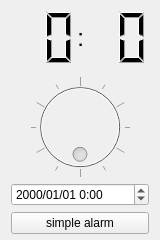
<?xml version="1.0" encoding="UTF-8"?>
<ui version="4.0">
 <class>MainWindow</class>
 <widget class="QMainWindow" name="MainWindow">
  <property name="geometry">
   <rect>
    <x>0</x>
    <y>0</y>
    <width>160</width>
    <height>240</height>
   </rect>
  </property>
  <property name="windowTitle">
   <string>MainWindow</string>
  </property>
  <widget class="QWidget" name="centralWidget">
   <layout class="QGridLayout" name="gridLayout">
    <property name="topMargin">
     <number>4</number>
    </property>
    <property name="bottomMargin">
     <number>6</number>
    </property>
    <property name="horizontalSpacing">
     <number>0</number>
    </property>
    <item row="1" column="0" colspan="3">
     <widget class="QDial" name="dial">
      <property name="enabled">
       <bool>false</bool>
      </property>
      <property name="maximum">
       <number>60</number>
      </property>
      <property name="wrapping">
       <bool>true</bool>
      </property>
      <property name="notchTarget">
       <double>10.000000000000000</double>
      </property>
      <property name="notchesVisible">
       <bool>true</bool>
      </property>
     </widget>
    </item>
    <item row="3" column="0" colspan="3">
     <widget class="QPushButton" name="pushButton">
      <property name="text">
       <string>simple alarm</string>
      </property>
     </widget>
    </item>
    <item row="2" column="0" colspan="3">
     <widget class="QDateTimeEdit" name="dateTimeEdit">
      <property name="displayFormat">
       <string>yyyy/MM/dd H:mm</string>
      </property>
     </widget>
    </item>
    <item row="0" column="0">
     <widget class="QLCDNumber" name="lcdNumber">
      <property name="frameShape">
       <enum>QFrame::NoFrame</enum>
      </property>
      <property name="digitCount">
       <number>2</number>
      </property>
     </widget>
    </item>
    <item row="0" column="2">
     <widget class="QLCDNumber" name="lcdNumber_2">
      <property name="frameShape">
       <enum>QFrame::NoFrame</enum>
      </property>
      <property name="digitCount">
       <number>2</number>
      </property>
     </widget>
    </item>
    <item row="0" column="1">
     <widget class="QLabel" name="label">
      <property name="sizePolicy">
       <sizepolicy hsizetype="Maximum" vsizetype="Preferred">
        <horstretch>0</horstretch>
        <verstretch>0</verstretch>
       </sizepolicy>
      </property>
      <property name="font">
       <font>
        <pointsize>18</pointsize>
       </font>
      </property>
      <property name="text">
       <string>:</string>
      </property>
      <property name="alignment">
       <set>Qt::AlignRight|Qt::AlignTrailing|Qt::AlignVCenter</set>
      </property>
     </widget>
    </item>
   </layout>
  </widget>
 </widget>
 <layoutdefault spacing="6" margin="11"/>
 <tabstops>
  <tabstop>pushButton</tabstop>
  <tabstop>dateTimeEdit</tabstop>
  <tabstop>dial</tabstop>
 </tabstops>
 <resources/>
 <connections/>
</ui>
